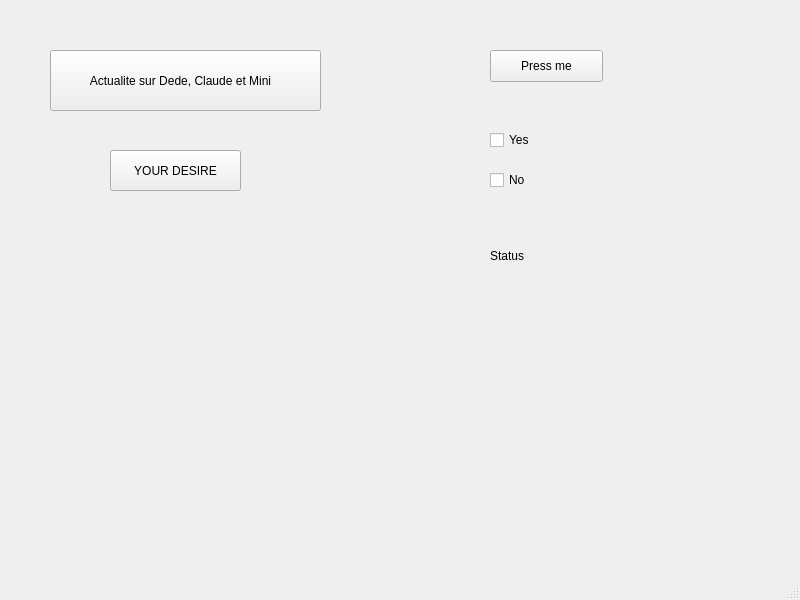
<?xml version="1.0" encoding="UTF-8"?>
<ui version="4.0">
 <class>MainWindow</class>
 <widget class="QMainWindow" name="MainWindow">
  <property name="geometry">
   <rect>
    <x>0</x>
    <y>0</y>
    <width>800</width>
    <height>600</height>
   </rect>
  </property>
  <property name="windowTitle">
   <string>MainWindow</string>
  </property>
  <widget class="QWidget" name="centralwidget">
   <widget class="QPushButton" name="pushButton">
    <property name="geometry">
     <rect>
      <x>490</x>
      <y>50</y>
      <width>113</width>
      <height>32</height>
     </rect>
    </property>
    <property name="text">
     <string>Press me</string>
    </property>
   </widget>
   <widget class="QLabel" name="label">
    <property name="geometry">
     <rect>
      <x>490</x>
      <y>220</y>
      <width>231</width>
      <height>71</height>
     </rect>
    </property>
    <property name="text">
     <string>Status</string>
    </property>
   </widget>
   <widget class="QCheckBox" name="checkBox">
    <property name="geometry">
     <rect>
      <x>490</x>
      <y>130</y>
      <width>86</width>
      <height>20</height>
     </rect>
    </property>
    <property name="text">
     <string>Yes</string>
    </property>
   </widget>
   <widget class="QCheckBox" name="checkBox_2">
    <property name="geometry">
     <rect>
      <x>490</x>
      <y>170</y>
      <width>86</width>
      <height>20</height>
     </rect>
    </property>
    <property name="text">
     <string>No</string>
    </property>
   </widget>
   <widget class="QPushButton" name="pushButton_2">
    <property name="geometry">
     <rect>
      <x>50</x>
      <y>50</y>
      <width>271</width>
      <height>61</height>
     </rect>
    </property>
    <property name="text">
     <string>Actualite sur Dede, Claude et Mini   </string>
    </property>
   </widget>
   <widget class="QPushButton" name="pushButton_3">
    <property name="geometry">
     <rect>
      <x>110</x>
      <y>150</y>
      <width>131</width>
      <height>41</height>
     </rect>
    </property>
    <property name="text">
     <string>YOUR DESIRE</string>
    </property>
   </widget>
  </widget>
  <widget class="QMenuBar" name="menubar">
   <property name="geometry">
    <rect>
     <x>0</x>
     <y>0</y>
     <width>800</width>
     <height>22</height>
    </rect>
   </property>
  </widget>
  <widget class="QStatusBar" name="statusbar"/>
 </widget>
 <resources/>
 <connections/>
</ui>
